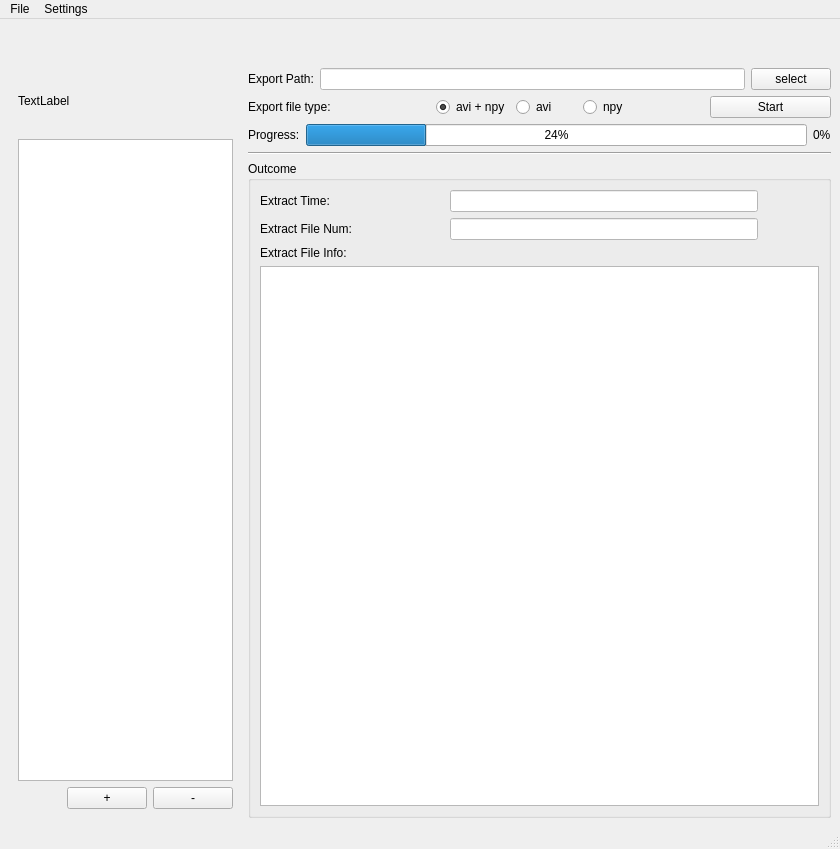
<?xml version="1.0" encoding="UTF-8"?>
<ui version="4.0">
 <class>MainWindow</class>
 <widget class="QMainWindow" name="MainWindow">
  <property name="geometry">
   <rect>
    <x>0</x>
    <y>0</y>
    <width>840</width>
    <height>849</height>
   </rect>
  </property>
  <property name="windowTitle">
   <string>MainWindow</string>
  </property>
  <property name="styleSheet">
   <string notr="true">QLineEdit
{
	color: black;
	background-color: white;
}</string>
  </property>
  <widget class="QWidget" name="centralwidget">
   <layout class="QHBoxLayout" name="horizontalLayout_8" stretch="2,5">
    <item>
     <widget class="QWidget" name="widget" native="true">
      <layout class="QVBoxLayout" name="verticalLayout_2">
       <item>
        <layout class="QVBoxLayout" name="verticalLayout" stretch="1,2,20,0">
         <property name="spacing">
          <number>-1</number>
         </property>
         <item>
          <spacer name="verticalSpacer_2">
           <property name="orientation">
            <enum>Qt::Vertical</enum>
           </property>
           <property name="sizeHint" stdset="0">
            <size>
             <width>20</width>
             <height>40</height>
            </size>
           </property>
          </spacer>
         </item>
         <item>
          <widget class="QLabel" name="label">
           <property name="text">
            <string>TextLabel</string>
           </property>
          </widget>
         </item>
         <item>
          <widget class="QListWidget" name="listWidget_file"/>
         </item>
         <item>
          <layout class="QHBoxLayout" name="horizontalLayout_2" stretch="2,1,1">
           <item>
            <spacer name="horizontalSpacer_3">
             <property name="orientation">
              <enum>Qt::Horizontal</enum>
             </property>
             <property name="sizeHint" stdset="0">
              <size>
               <width>40</width>
               <height>20</height>
              </size>
             </property>
            </spacer>
           </item>
           <item>
            <widget class="QPushButton" name="pushButton_add_file">
             <property name="text">
              <string>+</string>
             </property>
            </widget>
           </item>
           <item>
            <widget class="QPushButton" name="pushButton_delete_file">
             <property name="text">
              <string>-</string>
             </property>
            </widget>
           </item>
          </layout>
         </item>
        </layout>
       </item>
      </layout>
     </widget>
    </item>
    <item>
     <layout class="QVBoxLayout" name="verticalLayout_4" stretch="0,2,2,0,2,20">
      <item>
       <spacer name="verticalSpacer">
        <property name="orientation">
         <enum>Qt::Vertical</enum>
        </property>
        <property name="sizeHint" stdset="0">
         <size>
          <width>20</width>
          <height>40</height>
         </size>
        </property>
       </spacer>
      </item>
      <item>
       <layout class="QHBoxLayout" name="horizontalLayout">
        <property name="spacing">
         <number>-1</number>
        </property>
        <property name="sizeConstraint">
         <enum>QLayout::SetDefaultConstraint</enum>
        </property>
        <property name="topMargin">
         <number>0</number>
        </property>
        <property name="bottomMargin">
         <number>0</number>
        </property>
        <item>
         <widget class="QLabel" name="label_export_path">
          <property name="text">
           <string>Export Path:</string>
          </property>
          <property name="alignment">
           <set>Qt::AlignCenter</set>
          </property>
         </widget>
        </item>
        <item>
         <widget class="QLineEdit" name="lineEdit_export_path">
          <property name="enabled">
           <bool>false</bool>
          </property>
         </widget>
        </item>
        <item>
         <widget class="QPushButton" name="pushButton_export">
          <property name="text">
           <string>select</string>
          </property>
         </widget>
        </item>
       </layout>
      </item>
      <item>
       <layout class="QHBoxLayout" name="horizontalLayout_3" stretch="2,1,1,1,1,1,2">
        <item>
         <widget class="QLabel" name="label_export_file_type">
          <property name="text">
           <string>Export file type:</string>
          </property>
         </widget>
        </item>
        <item>
         <spacer name="horizontalSpacer_2">
          <property name="orientation">
           <enum>Qt::Horizontal</enum>
          </property>
          <property name="sizeHint" stdset="0">
           <size>
            <width>40</width>
            <height>20</height>
           </size>
          </property>
         </spacer>
        </item>
        <item>
         <widget class="QRadioButton" name="radioButton_all">
          <property name="acceptDrops">
           <bool>false</bool>
          </property>
          <property name="text">
           <string>avi + npy</string>
          </property>
          <property name="checked">
           <bool>true</bool>
          </property>
         </widget>
        </item>
        <item>
         <widget class="QRadioButton" name="radioButton_avi">
          <property name="text">
           <string>avi</string>
          </property>
         </widget>
        </item>
        <item>
         <widget class="QRadioButton" name="radioButton_npy">
          <property name="text">
           <string>npy</string>
          </property>
         </widget>
        </item>
        <item>
         <spacer name="horizontalSpacer">
          <property name="orientation">
           <enum>Qt::Horizontal</enum>
          </property>
          <property name="sizeHint" stdset="0">
           <size>
            <width>40</width>
            <height>20</height>
           </size>
          </property>
         </spacer>
        </item>
        <item>
         <widget class="QPushButton" name="pushButton_start">
          <property name="text">
           <string>Start</string>
          </property>
         </widget>
        </item>
       </layout>
      </item>
      <item>
       <layout class="QHBoxLayout" name="horizontalLayout_7">
        <item>
         <widget class="QLabel" name="label_5">
          <property name="text">
           <string>Progress:</string>
          </property>
         </widget>
        </item>
        <item>
         <widget class="QProgressBar" name="progressBar">
          <property name="value">
           <number>24</number>
          </property>
         </widget>
        </item>
        <item>
         <widget class="QLabel" name="label_progress">
          <property name="text">
           <string>0%</string>
          </property>
         </widget>
        </item>
       </layout>
      </item>
      <item>
       <widget class="Line" name="line">
        <property name="orientation">
         <enum>Qt::Horizontal</enum>
        </property>
       </widget>
      </item>
      <item>
       <widget class="QGroupBox" name="groupBox">
        <property name="title">
         <string>Outcome</string>
        </property>
        <layout class="QHBoxLayout" name="horizontalLayout_6">
         <item>
          <layout class="QVBoxLayout" name="verticalLayout_3">
           <item>
            <layout class="QHBoxLayout" name="horizontalLayout_4" stretch="3,5,1">
             <item>
              <widget class="QLabel" name="label_2">
               <property name="text">
                <string>Extract Time:</string>
               </property>
              </widget>
             </item>
             <item>
              <widget class="QLineEdit" name="lineEdit_process_time">
               <property name="enabled">
                <bool>false</bool>
               </property>
               <property name="text">
                <string/>
               </property>
               <property name="alignment">
                <set>Qt::AlignCenter</set>
               </property>
              </widget>
             </item>
             <item>
              <spacer name="horizontalSpacer_4">
               <property name="orientation">
                <enum>Qt::Horizontal</enum>
               </property>
               <property name="sizeHint" stdset="0">
                <size>
                 <width>40</width>
                 <height>20</height>
                </size>
               </property>
              </spacer>
             </item>
            </layout>
           </item>
           <item>
            <layout class="QHBoxLayout" name="horizontalLayout_5" stretch="3,5,1">
             <item>
              <widget class="QLabel" name="label_3">
               <property name="text">
                <string>Extract File Num:</string>
               </property>
              </widget>
             </item>
             <item>
              <widget class="QLineEdit" name="lineEdit_process_file_num">
               <property name="enabled">
                <bool>false</bool>
               </property>
               <property name="text">
                <string/>
               </property>
               <property name="alignment">
                <set>Qt::AlignCenter</set>
               </property>
              </widget>
             </item>
             <item>
              <spacer name="horizontalSpacer_5">
               <property name="orientation">
                <enum>Qt::Horizontal</enum>
               </property>
               <property name="sizeHint" stdset="0">
                <size>
                 <width>40</width>
                 <height>20</height>
                </size>
               </property>
              </spacer>
             </item>
            </layout>
           </item>
           <item>
            <widget class="QLabel" name="label_4">
             <property name="text">
              <string>Extract File Info:</string>
             </property>
            </widget>
           </item>
           <item>
            <widget class="QTreeView" name="treeView_outcome"/>
           </item>
          </layout>
         </item>
        </layout>
       </widget>
      </item>
     </layout>
    </item>
   </layout>
  </widget>
  <widget class="QStatusBar" name="statusbar"/>
  <widget class="QMenuBar" name="menubar">
   <property name="geometry">
    <rect>
     <x>0</x>
     <y>0</y>
     <width>840</width>
     <height>37</height>
    </rect>
   </property>
   <widget class="QMenu" name="menufile_file">
    <property name="title">
     <string>File</string>
    </property>
    <addaction name="actionOpen_file_open"/>
   </widget>
   <widget class="QMenu" name="menusettings">
    <property name="title">
     <string>Settings</string>
    </property>
    <addaction name="action_config"/>
   </widget>
   <addaction name="menufile_file"/>
   <addaction name="menusettings"/>
  </widget>
  <action name="actionOpen_file_open">
   <property name="text">
    <string>Open...</string>
   </property>
  </action>
  <action name="action_config">
   <property name="text">
    <string>set config</string>
   </property>
  </action>
 </widget>
 <resources/>
 <connections/>
</ui>
